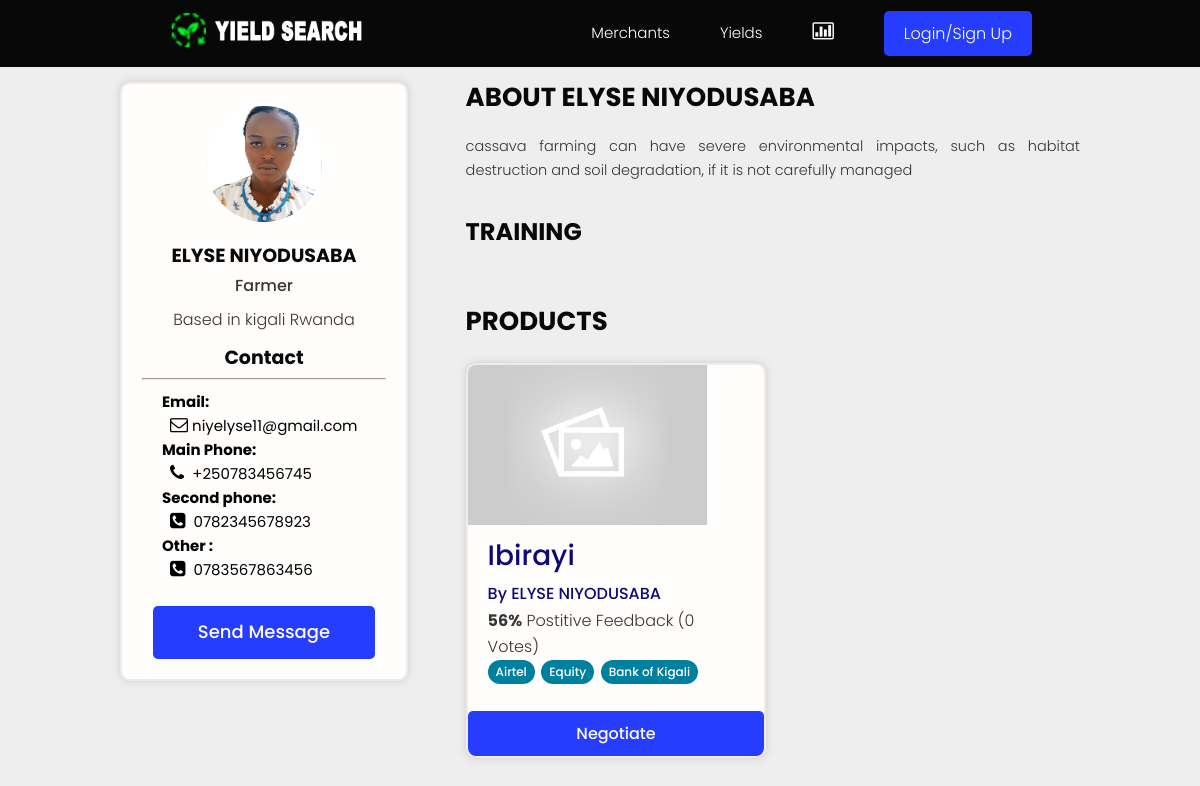
/profile/6e28167b-f41b-4471-a3bb-747bd93a7572/, run on the app's committed database.
### users/models.py (models this page shows, shortened)
class Profile(models.Model):
    user = models.OneToOneField(
        User, on_delete=models.CASCADE, null=True, blank=True, related_name="profile")
    name = models.CharField(max_length=200, blank=True, null=True)
    email = models.EmailField(max_length=500, blank=True, null=True)
    username = models.CharField(max_length=200, blank=True, null=True)
    born = models.DateField(max_length=200, null=True, verbose_name="Date of Birth")
    username = models.CharField(max_length=200, blank=True, null=True)
    location = models.CharField(max_length=200, blank=True, null=True)
    nid = models.PositiveIntegerField(max_length=16, blank=True, null=True)
    bio = models.TextField(blank=True, null=True)
    profile_image = models.ImageField(
        null=True, blank=True, upload_to='profiles/', default="profiles/user-default.png")
    account = models.CharField(max_length=200, blank=True, null=True)
    phone1 = models.CharField(blank=True,  max_length=13,  null=True, help_text='Example +2507XXXXXXXXXXX')
    phone2 = models.CharField(blank=True,  max_length=13, null=True, help_text='Example +2507XXXXXXXXXXX')
    created = models.DateTimeField(auto_now_add=True)
    updated = models.DateTimeField(auto_now=True)
    id = models.UUIDField(default=uuid.uuid4, unique=True,
                          primary_key=True, editable=False)
    class Meta:
        ordering = ['created']
    @property
    def imageURL(self):
        try:
            url = self.profile_image.url
        except:
            url = ''
        return url

class CustomUser(AbstractUser):
    ACCOUNT_TYPE = (
        ('Farmer','Umuhinzi'),
        ('Rancher','Umworozi'),
        ( 'Trader','Umuguzi'),
    )
    PRIVELEGE= (
        ('Normal','Normal'),
        ('Agronome','Agronome'),
        ( 'Admin','Admin'),
    )
    phone = models.CharField(blank=True, max_length=13,  null=True, help_text='Try other Number (startwith  +250)')
    status = models.CharField(max_length=200, choices=ACCOUNT_TYPE, default="staff")
    role = models.CharField(max_length=200, choices=PRIVELEGE, default="Normal")

### products/models.py (models this page shows, shortened)
class Product(models.Model):
    owner = models.ForeignKey(Profile, null=True, blank=True, on_delete=models.CASCADE, related_name='owner')
    name = models.ForeignKey('SingleProduct', default=uuid.uuid4, on_delete=models.CASCADE, null=True, related_name = 'product')
    description = models.TextField(null=True, blank=True)
    featured_image = models.ImageField(null=True, blank=True, default="default.jpg")
    quantity = models.PositiveIntegerField(null=True, blank=True, default=0)
    location = models.CharField(max_length=100, null=True, blank=True)
    payments = models.ManyToManyField('Payment', blank=True, default="In Hand")
    instock = models.BooleanField(blank=True, null=True, default=True)
    vote_total = models.IntegerField(default=0, null=True, blank=True)
    vote_ratio = models.IntegerField(default=0, null=True, blank=True)
    updated = models.DateTimeField(auto_now=True)
    created = models.DateTimeField(auto_now_add=True)
    id = models.UUIDField(default=uuid.uuid4, unique=True,primary_key=True, editable=True)
    class Meta:
        ordering = ['-vote_ratio', '-vote_total', '-created']
    @property
    def imageURL(self):
        try:
            url = self.featured_image.url
        except:
            url = ''
        return url

class SingleProduct(models.Model):
    name = models.CharField(max_length=200, null=True, blank=True, default="Ibirayi")
    price = models.PositiveIntegerField(null=True, blank=True, default=0)
    unity = models.CharField(max_length=200, null=True, blank=True, default="Kilogram")
    created = models.DateTimeField(auto_now_add=True)
    updated = models.DateTimeField(auto_now=True)
    id = models.UUIDField(default=uuid.uuid4, unique=True,
                          primary_key=True, editable=False)
    class Meta:
        verbose_name_plural = "Category"

class Payment(models.Model):
    name = models.CharField(max_length=200)
    created = models.DateTimeField(auto_now_add=True)
    id = models.UUIDField(default=uuid.uuid4, unique=True,
                          primary_key=True, editable=False)
    def __str__(self):
        return self.name

### users/views.py (the view)
# urls.py: path('profile/<str:pk>/', views.userProfile, name="user-profile"),
def userProfile(request, pk):
    if request.user.is_staff:
        return redirect('/admin/')
    profile = Profile.objects.get(id=pk)
    training = profile.training_set.exclude(description__exact="")
    context = {'profile': profile, 'training': training}
    return render(request, 'users/user-profile.html', context)

### users/templates/users/user-profile.html (shortened to what this page needs)
{% extends 'main.html' %}
{% load static %}
{% block content %}
<main class="profile my-md">
    <div class="container">
        <div class="layout">
            <div class="column column--1of3">
                <div class="card text-center">
                    <div class="card__body dev">
                        <img class="avatar avatar--xl"  style="border-radius:50%;" id="myModalImg" src="{{ profile.imageURL }}" />
                        <h2 class="dev__name">{{profile.name}}</h2>
                        <p class="dev__title">{{profile.account}}</p>
                        <p class="dev__location">Based in {{profile.location}}</p>
                    <p class="dev__name">Contact</p>
                        <hr>
                        <div class="contact">
                        <b>Email:</b> <br>
                        &nbsp; <i class="fa icon-envelope-alt"></i>&nbsp;{{profile.email}} <br>
                        <b>Main Phone:</b> <br>
                        &nbsp; <i class="fa fa icon-phone"></i>&nbsp;&nbsp;{{profile.user.phone}} <br>
                        {% if profile.phone1 %}
                        <b>Second phone:</b> <br>
                        &nbsp; <i class="fa icon-phone-sign"></i>&nbsp;&nbsp;{{profile.phone1}} <br>
                        {% endif %}
                        {% if profile.phone2 %}
                        <b>Other :</b> <br>
                        &nbsp; <i class="fa fa icon-phone-sign"></i>&nbsp;&nbsp;{{profile.phone2}}
              {% endif %}
            </div>
            <br>
                        {% if request.user.profile.id != profile.id %}
                        <a href="{% url 'create-message' profile.id %}" class="btn btn--sub btn--lg">Send Message </a>
                        {% endif %}
                    </div>
                </div>
            </div>
            <div class="column column--2of3">
                <div class="devInfo">
                    <h3 class="devInfo__title">About {{profile.name}}</h3>
                    <p class="devInfo__about">{{profile.bio}}</p>
                </div>
        <div class="settings">
          <h3 class="settings__title">Training</h3>
        </div>
                <div class="devInfo">
                    <h3 class="devInfo__title">Products</h3>
                    <div class="grid grid--two">
                        {% for product in profile.owner.all %}
                        <div class="column">
                            <div class="card project">
                                <a href="{% url 'product' product.id %}" class="project">
                                    <img class="project__thumbnail" style="height:20vh;" src="{{product.imageURL}}"
                                        alt="project thumbnail" />
                                    <div class="card__body" style="padding:0rem 2rem 2rem 2rem;">
                                        <h4 class="project__title">{{product.name.name}}</h4>
                                        <p><a class="project__author"
                                                href="{% url 'user-profile' product.owner.id %}">By
                                                {{product.owner.name}}</a>
                                        </p>
                                        <p class="project--rating">
                                            <span style="font-weight: bold;">{{product.vote_ratio}}%</span> Postitive
                                            Feedback ({{product.vote_total}} Vote{{product.vote_total|pluralize:"s"}})
                                        </p>
                                        <div class="project__tags">
                                            {% for payment in product.payments.all %}
                                            <span class="tag tag--pill tag--main">
                                                <small>{{payment}}</small>
                                            </span>
                                            {% endfor %}
                                            </div>
                                             </div>
                                      {% if product.quantity > 0 %}
                                    <button class="btn btn--sub  buy" style="cursor:pointer;" onclick="window.location.href='{% url 'checkout-product' product.id %}'">
                                        <small>Negotiate</small>
                                        </button>
                                    {% else %}
                                    <button class="btn btn--sub btn--lg buy" disabled><small>OUT OF STOCK</small></button>
                                    {% endif %}
                                </a>
                            </div>
                        </div>
                        {% endfor %}
                    </div>
                </div>
            </div>
        </div>
    </div>
</main>
{% endblock content %}

### static/styles/app.css (style rules this page uses)
:root { --color-sub: #080809; }
.btn--sub { background-color: var(--color-sub-light); }
.card { border: 2px solid var(--color-light); }
img { width: 100%; }
.tag { padding: 0.2rem 0.8rem; }
.profile .card > .dev { padding: 4rem; }
.dev__name { color: var(--color-sub); font-size: 2.8rem; font-weight: 700; margin-top: 1rem; margin-bottom: 0.5rem; }
.dev__title { font-size: 1.6rem; font-weight: 500; line-height: 1.3; }
.dev__location { margin-top: 1rem; }
.devInfo { margin-bottom: 3rem; }
.devInfo__title, .devInfo__subtitle { font-size: 2.6rem; color: var(--color-sub); text-transform: uppercase; font-weight: 700; margin-bottom: 1.5rem; }
.devInfo__about, .devSkill__info { font-size: 1.45rem; line-height: 1.7; text-align: justify; }
.settings { display: flex; justify-content: space-between; align-items: center; }
.settings__title { font-size: 2.4rem; text-transform: uppercase; font-weight: 700; color: var(--color-sub); }
.buy { width:100%; }

### static/styles/main.css (style rules this page uses)
body { font-size: 1.5rem; }
.buy { width:100%; text-align: center; }
p, span, strong { font-size: 1.6rem; color: var(--color-text); font-weight: var(--font-regular); }
.card__body, .card__header { padding: 0.8rem 1.5rem; }
.my-md { margin: 1rem auto; }
:root { --color-text: #373636; --color-success: #000; --color-sub-light:#0018e3; }
.btn { background-color: #263cff; }
.grid { display: flex; flex-wrap: flex; justify-content: flex-start; align-items: stretch; }
.card { border:2px solid #efebeb; box-shadow: 0px 0px 9px #ccc; }
.profile .card > .dev { padding: 2rem; }
.avatar--xl { height: 12rem; width: 12rem; }
.contact { align-items:flex-start; text-align: left; padding-left: 2rem; padding-top: 1rem; color: #000; }
.dev__name { font-size: 1.9rem; }
.icon, .fa { font-size: 1.8rem; }
#myModalImg { border-radius: 5px; cursor: pointer; transition: 0.3s; }

### static/uikit/styles/modules/_variables.css (style rules this page uses)
:root { --color-main: #fff; --color-main-light: #00809f; --color-sub: #3f4156; --color-sub-light: #434eab; --color-sub-lighter: #ededfd; --color-text: #737373; --color-gray: #8b8b8b; --color-light: #fff; --color-light-gray: #767676; --color-bg: #efeeee; --color-white: #fffefd; --color-white-light: #f3f3f3; --color-success: #359e64; --color-success-bg: #def8e8; --color-error: #fc4b0b; --color-error-bg: #fff2ee; --font-base: "Poppins", arial, helvetica, "Segoe UI", roboto, ubuntu, sans-serif; --font-monospace: "Fira Code", "Courier New", courier, monospace; --font-regular: 300; --font-medium: 500; --font-bold: 700; --generic-shadow: 1px 1px 5px #00000010; --generic-transition: all 0.3s ease-in-out; }

### static/uikit/styles/modules/_base.css (style rules this page uses)
* { margin: 0; padding: 0; box-sizing: border-box; text-rendering: optimizeLegibility; color: inherit; font-size: inherit; }
html { font-size: 50%; }
@media only screen and (min-width: 480px) { html { font-size: 56.25%; } }
@media only screen and (min-width: 1200px) { html { font-size: 62.5%; } }
body { line-height: 1.6; font-weight: 400; font-size: 1.5rem; color: var(--color-text); background-color: var(--color-bg); min-height: 100vh; }

### static/uikit/styles/modules/_typography.css (style rules this page uses)
* { font-family: var(--font-base); }
h2 { font-size: 3.6rem; font-weight: var(--font-bold); }
h3 { font-size: 3.2rem; font-weight: var(--font-medium); }
h4 { font-size: 2.8rem; font-weight: var(--font-medium); }
p, span, strong { font-size: 1.6rem; color: var(--color-text); font-weight: var(--font-regular); }
a { padding-bottom: 2px; text-decoration: none; display: inline-block; color: rgb(13, 9, 121); font-weight: var(--font-medium); }

### static/uikit/styles/modules/_utilities.css (style rules this page uses)
.container { width: 92%; max-width: 165rem; margin: 0 auto; box-sizing: border-box; }
@media screen and (min-width: 1000px) { .container { width: 90%; } }
@media screen and (min-width: 1200px) { .container { width: 80%; } }
.text-center { text-align: center; }
.my-md { margin: 3rem auto; }

### static/uikit/styles/modules/_avatar.css (style rules this page uses)
.avatar { border-radius: 50%; border: 2px solid var(--color-main); object-fit: cover; }
.avatar--xl { height: 20rem; width: 20rem; }

### static/uikit/styles/modules/_card.css (style rules this page uses)
.card { border-radius: 1rem; background-color: var(--color-white); border: 1.5px solid var(--color-light); width: auto; height: auto; margin-top: 0.5rem; margin-bottom: 0.5rem; overflow: hidden; }
.card__body, .card__header { padding: 2rem 2.5rem; }

### static/uikit/styles/modules/_layout.css (style rules this page uses)
.layout { display: flex; flex-flow: row wrap; justify-content: space-between; }
.layout > .column { margin-bottom: 3rem; }
.layout > .column.column--1of3 { flex-basis: 30%; }
.layout > .column.column--2of3 { flex-basis: 64%; }

### data on the page
Profile: imageURL (picture), name "ELYSE NIYODUSABA", account "Farmer", location "kigali Rwanda", email "niyelyse11@gmail.com", user.phone "+250783456745", phone1 "0782345678923", phone2 "0783567863456", bio "cassava farming can have severe environmental impacts, such as habitat destruction and soil degradation, if it is not carefully managed"
Product: imageURL (placeholder picture), name.name "Ibirayi", owner.name "ELYSE NIYODUSABA", vote_ratio "56", vote_total "0", quantity "Negotiate"
Payment: name "Airtel"
Payment: name "Equity"
Payment: name "Bank of Kigali"
